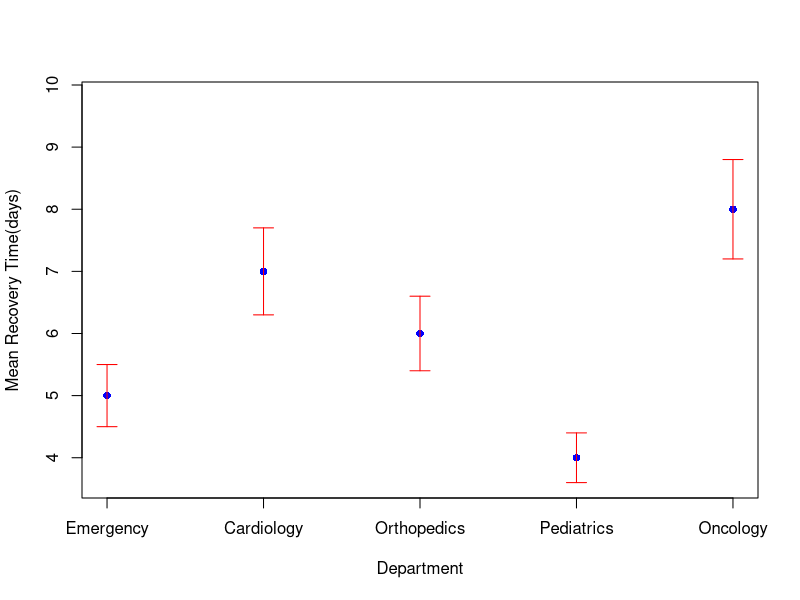

Write R code to recreate this figure.
# plot with error bar
hospital_data <- data.frame(
  Department = c("Emergency", "Cardiology", "Orthopedics", "Pediatrics", "Oncology"),
  Mean_Recovery = c(5,7,6,4,8), # mean recovery time
  SE_Recovery = c(0.5,0.7, 0.6, 0.4, 0.8) #Standard error
)

#calculate upper and lower error bars
hospital_data$Upper <- hospital_data$Mean_Recovery + hospital_data$SE_Recovery
hospital_data$Lower <- hospital_data$Mean_Recovery - hospital_data$SE_Recovery

#scatter plot
plot( 1:5, hospital_data$Mean_Recovery,
      ylim = c(min(hospital_data$Lower), max(hospital_data$Upper)+1), #adjust y-limits
      xlab = "Department", ylab = "Mean Recovery Time(days)",
      xaxt = "n", pch = 16, col = "blue")

#add department names as x-axis labels
axis(1, at =1:5, labels = hospital_data$Department)

#Add error bars

arrows(1:5, hospital_data$Lower, 1:5, hospital_data$Upper, angle = 90,
       code = 3, length = 0.1, col = "red" #error bars with caps
)
      